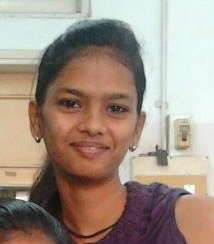
#> input picture Final/Assignment_Mask_Detection/Dataset/Train_Data/Train_Data_without_mask/105.jpg, 214 x 244 px, found by its file name; its folder holds only this picture in this run
$ jupyter execute DataProcess.ipynb
#> lines starting #> are read from the running program, lines starting #| are printed output that depends on the picture
[cell 1]
from google.colab import drive
drive.mount('/content/drive')

[cell 2]
import os
import cv2
import random
import pickle
from tqdm import tqdm
import numpy as np
import matplotlib.pyplot as plt

[cell 3]
DATA_DIR = '/content/drive/MyDrive/CVPR/Dataset'
TRAIN_DATA_DIR = os.path.join(DATA_DIR, 'Train_Data')
TEST_DATA_DIR = os.path.join(DATA_DIR, 'Test_Data')

[cell 4]
IMG_SIZE = 224
CATEGORIES = []

for i in os.listdir(TRAIN_DATA_DIR):
    CATEGORIES.append(i)

print(CATEGORIES)

[cell 5]
plt.figure(figsize=(15,10))
i=0
for c in CATEGORIES:
    path = os.path.join(TRAIN_DATA_DIR,c)
    for img in os.listdir(path):
        img_array = cv2.imread(os.path.join(path,img))
#> img_array is the input picture: shape (244, 214, 3); mean B, G, R 132.7, 145.4, 162
        plt.subplot(3,10,i+1)
        plt.imshow(img_array)
        if i%10 == 0:
            plt.ylabel(c)
        plt.xticks([])
        plt.yticks([])
        i += 1
        if i%10 == 0:
            break

plt.tight_layout()
plt.show()

[cell 6]
training_data = []

for c in CATEGORIES:
    path = os.path.join(TRAIN_DATA_DIR, c) # 'E:/DATASETS/classification/Face Mask Dataset/train/WithMask'
    class_num = CATEGORIES.index(c) # 0
    for img in tqdm(os.listdir(path)):
        try:
            img_array = cv2.imread(os.path.join(path, img))   # read the image
            img_resized = cv2.resize(img_array, (IMG_SIZE, IMG_SIZE))  # resize the image
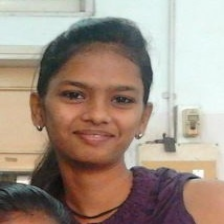
#> img_resized: shape (224, 224, 3); mean B, G, R 132.6, 145.3, 161.9
            training_data.append([img_resized, class_num]) # [ [img, 0], [], [], [], ...., []]
        except Exception as e:
            pass

print(len(training_data))
#| 1

[cell 7]
test_data = []

for c in CATEGORIES:
    path = os.path.join(TEST_DATA_DIR, c)
    class_num = CATEGORIES.index(c)
    for img in tqdm(os.listdir(path)):
        try:
            img_array = cv2.imread(os.path.join(path, img))
            img_resized = cv2.resize(img_array, (IMG_SIZE, IMG_SIZE))
            test_data.append([img_resized, class_num])
        except Exception as e:
            pass

print(len(test_data))
#| 1

[cell 8]
random.shuffle(training_data)
random.shuffle(test_data)

[cell 9]
X_train = []
Y_train = []

for img, label in training_data:
    X_train.append(img)
    Y_train.append(label)
#> this loop made 1 pass
#> label on pass 1: 0
#> after the loop, X_train = 1 item; Y_train = [0]

X_train = np.array(X_train).astype('float32').reshape(-1,IMG_SIZE,IMG_SIZE,3)
Y_train = np.array(Y_train)

print(f"X_train= {X_train.shape} Y_train= {Y_train.shape}")
#| X_train= (1, 224, 224, 3) Y_train= (1,)

[cell 10]
X_test = []
Y_test = []

for features,label in test_data:
    X_test.append(features)
    Y_test.append(label)
#> after the loop, X_test = 1 item; Y_test = [0]

X_test = np.array(X_test).astype('float32').reshape(-1, IMG_SIZE, IMG_SIZE, 3)
Y_test = np.array(Y_test)

print(f"X_test= {X_test.shape} Y_test= {Y_test.shape}")
#| X_test= (1, 224, 224, 3) Y_test= (1,)


$ run again, on Final/Assignment_Mask_Detection/Dataset/Train_Data/Train_Data_without_mask/106.jpg
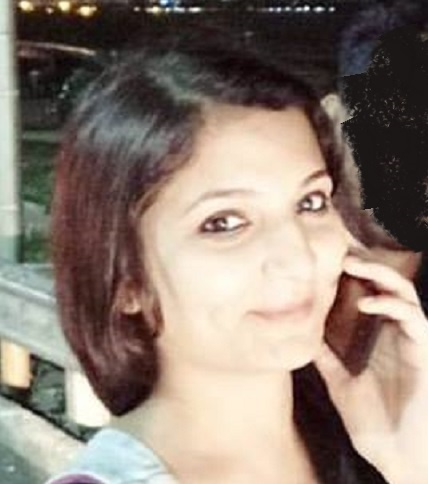
#> input picture Final/Assignment_Mask_Detection/Dataset/Train_Data/Train_Data_without_mask/106.jpg, 428 x 484 px, found by its file name
#> img_array is the input picture: shape (484, 428, 3); mean B, G, R 115.6, 126.5, 141
#> `img_resized = cv2.resize(img_array, (IMG_SIZE, IMG_SIZE))`:
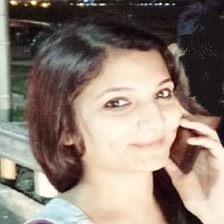
#> img_resized: shape (224, 224, 3); mean B, G, R 115.5, 126.4, 140.9
#| 1
#| 1
#> the loop `for img, label in training_data:` made 1 pass
#> label on pass 1: 0
#> after the loop `for img, label in training_data:`: X_train = 1 item; Y_train = [0]
#| X_train= (1, 224, 224, 3) Y_train= (1,)
#> the loop `for features,label in test_data:` made 1 pass
#> after the loop `for features,label in test_data:`: X_test = 1 item; Y_test = [0]
#| X_test= (1, 224, 224, 3) Y_test= (1,)

$ run again, on Final/Assignment_Mask_Detection/Dataset/Train_Data/Train_Data_without_mask/11707.jpg
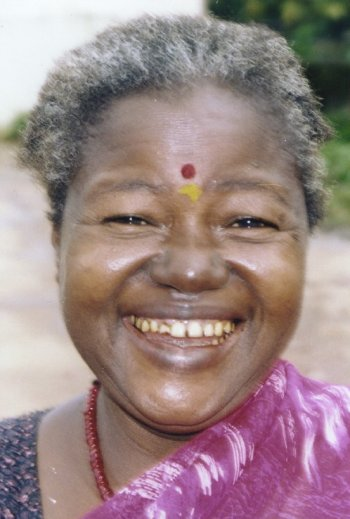
#> input picture Final/Assignment_Mask_Detection/Dataset/Train_Data/Train_Data_without_mask/11707.jpg, 350 x 519 px, found by its file name
#> img_array is the input picture: shape (519, 350, 3); mean B, G, R 133.7, 133.6, 155.5
#> `img_resized = cv2.resize(img_array, (IMG_SIZE, IMG_SIZE))`:
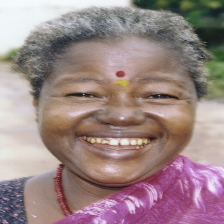
#> img_resized: shape (224, 224, 3); mean B, G, R 133.6, 133.5, 155.4
#| 1
#| 1
#> the loop `for img, label in training_data:` made 1 pass
#> label on pass 1: 0
#> after the loop `for img, label in training_data:`: X_train = 1 item; Y_train = [0]
#| X_train= (1, 224, 224, 3) Y_train= (1,)
#> the loop `for features,label in test_data:` made 1 pass
#> after the loop `for features,label in test_data:`: X_test = 1 item; Y_test = [0]
#| X_test= (1, 224, 224, 3) Y_test= (1,)
